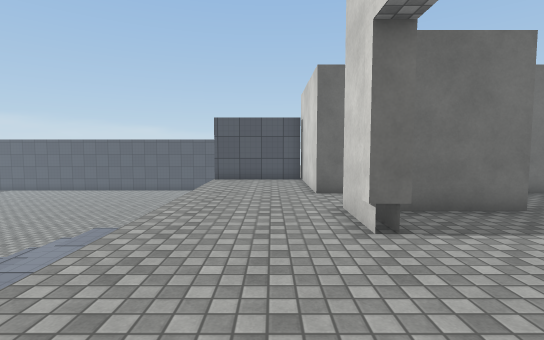
[1] (above)

21 first-person views from a walk through a 3-D level made in the Unity game engine. The camera is 1.4 m above the floor, tilts 4° down and sees 85° across. The floor is counted in squares, 1 m on a side. Each view is taken from the middle of a square. On the plan, view 1 faces up. The plan holds only what a view shows up to about 14 squares ahead; the rest is blank. The place goes on beyond the plan. The player character is not drawn. Door leaves are left out, so doorways stand open. Surface patterns are stand-ins for the level's own textures.

[2]
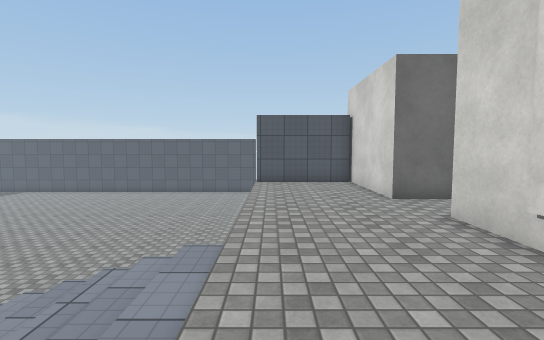

[3]
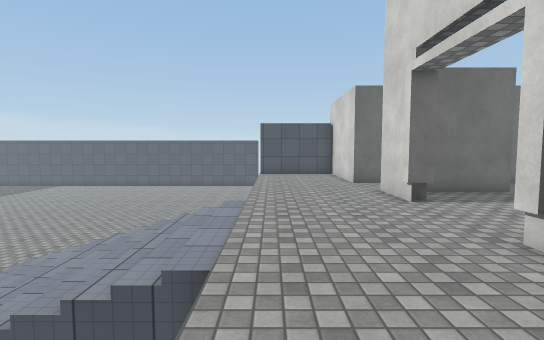

[4]
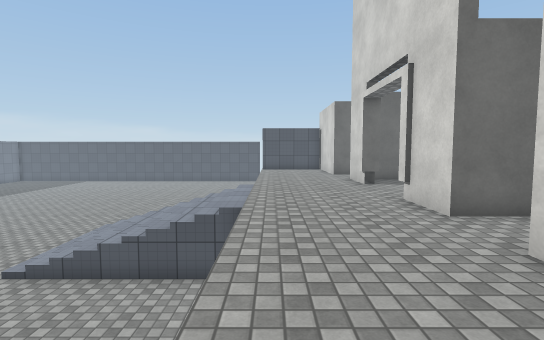

[5]
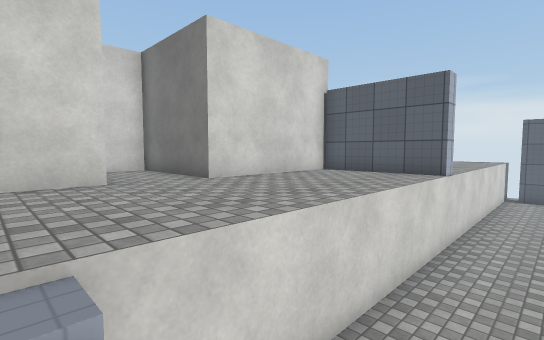

[6]
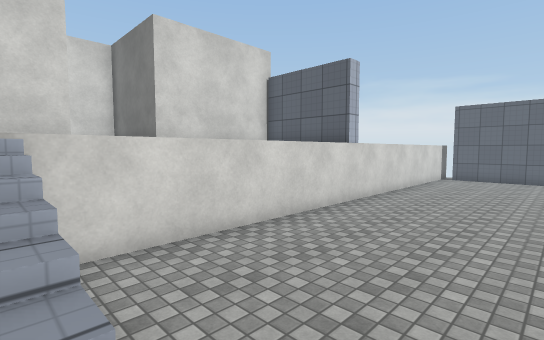

[7]
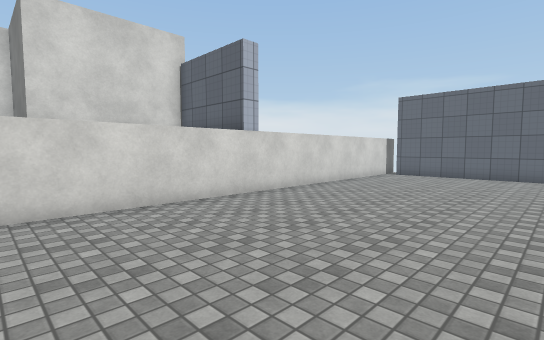

[8]
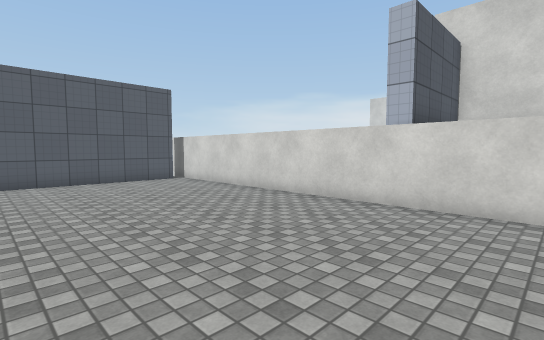

[9]
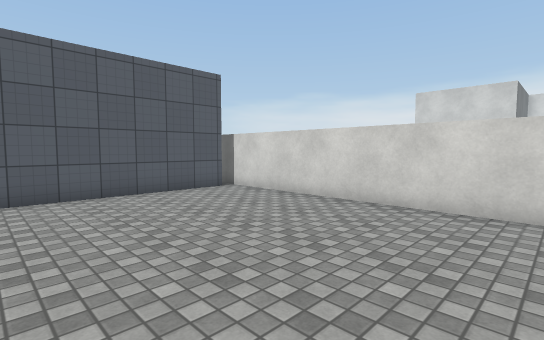

[10]
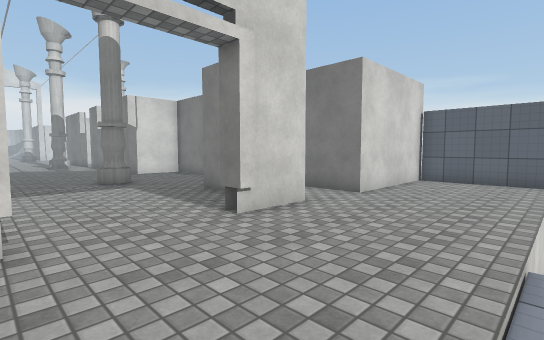

[11]
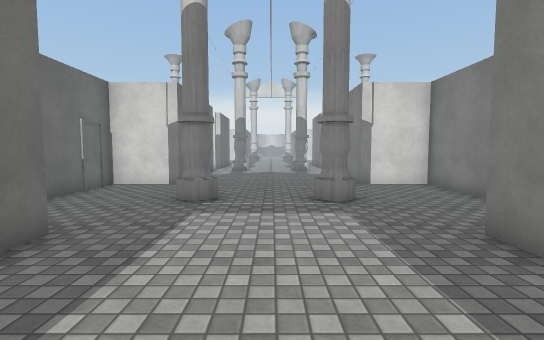

[12]
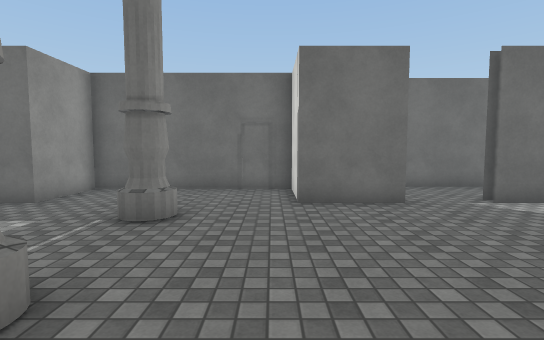

[13]
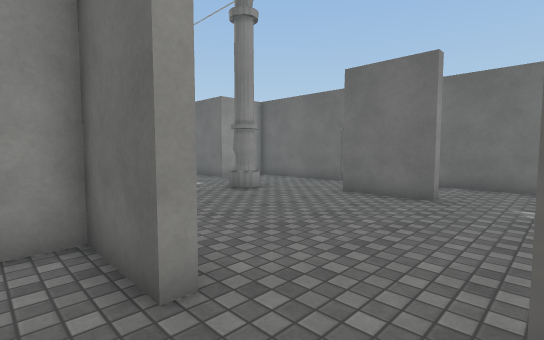

[14]
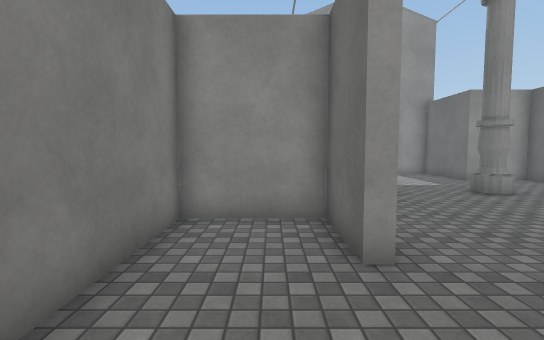

[15]
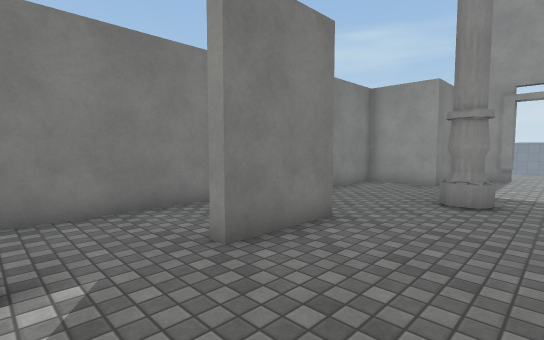

[16]
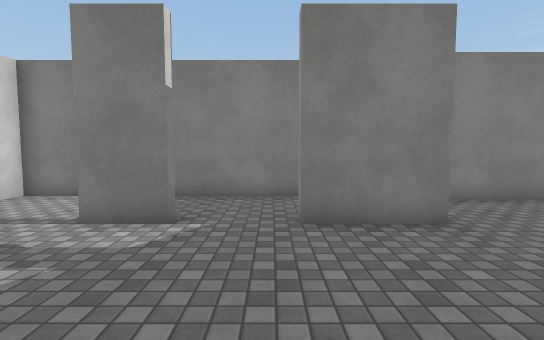

[17]
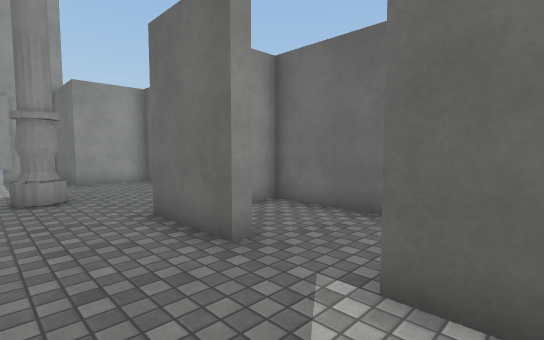

[18]
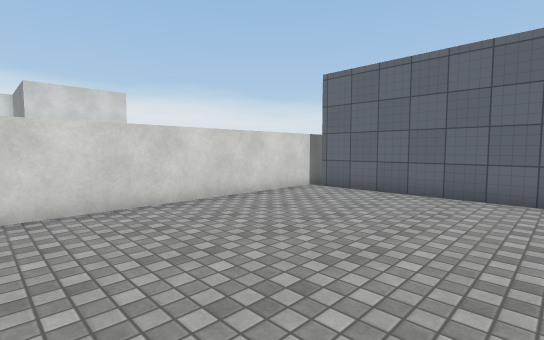

[19]
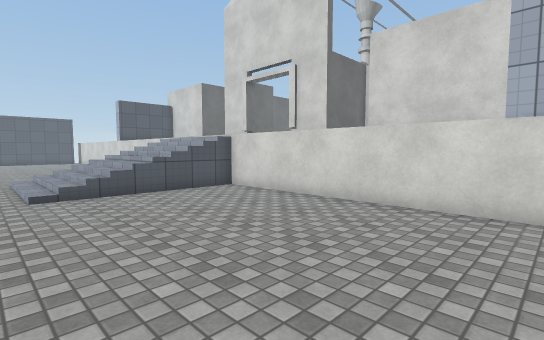

[20]
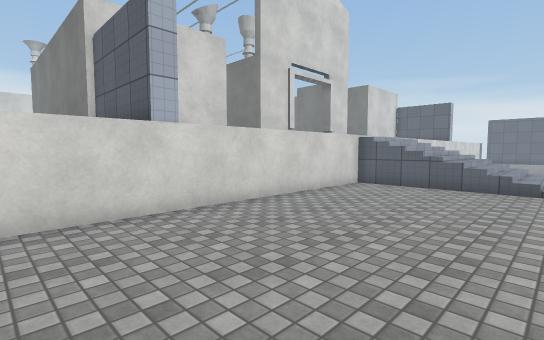

[21]
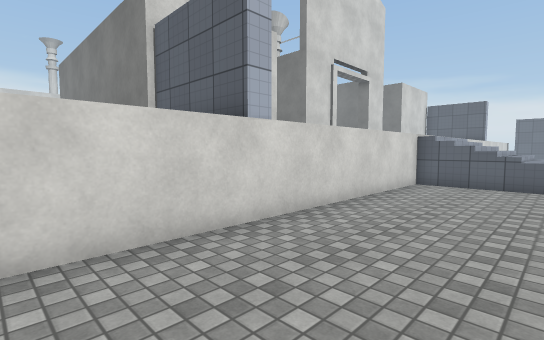

### Floor plan
Key: @ floor where view 1 was taken; # wall or solid block; . main floor; : floor 2 m higher than the main floor; / step, stairs or slope; D open door; v drop or lower ground; O other object.
Columns run from 10 left of view 1 to 19 right of it. Each row starts with its distance up from view 1.
 25 ########
 24 .......#
 23 .......#
 22 .......#
 21 .......#
 20 .......#
 19 .......#
 18 .......#
 17 .......#
 16 .......#
 15 .......#
 14 .......############
 13 .......v::::#
 12 ........::::O
 11 ........::::O
 10 ........::::#          #######
  9 ........::::##  ########::::::
  8 ........:::::   #::::::#:::::
  7 ........::::#####::::::###::##
  6 ........::::#:::::::::::::::::
  5 .//////:::::#::::::#:::::::::
  4 .//////:::::D:::::::::::::::::
  3 .//////:::::D::::::::::::::::
  2 .//////:::::D:::::::::::::::::
  1 .//////:::::#::::::#::::::::::
  0 .......#::@:#:::::::::::::::::
 -1 ........::::#####::::::###::##
 -2 ........::::::::#::::::#::::::
 -3 ........::::############::::::
 -4 ........::::#          #######
 -5 ........::::#
 -6 ........::::#
 -7 ........::::#
 -8 .......######
 -9 .......#
-10 .......#
-11 .......#
-12 .......#
-13 .......#
-14 .......#
-15 .......#
-16 .......#
-17 .......#
-18 .......#
-19 ########

Positions as (right, up) in squares from view 1, and headings:
1: (0, 0), facing up
2: (-2, 1), facing up
3: (-2, -3), facing up
4: (-2, -7), facing up
5: (-5, 1), facing down-right
6: (-8, 1), facing down-right
7: (-10, -2), facing down-right
8: (-10, 11), facing up-right
9: (-10, 15), facing up-right
10: (-3, 5), facing down-right
11: (1, 3), facing right
12: (12, -1), facing up
13: (18, -2), facing up-left
14: (19, -2), facing left
15: (18, 3), facing down-left
16: (16, 5), facing down
17: (19, 4), facing up-left
18: (-10, -9), facing down-right
19: (-10, -9), facing up-right
20: (-9, 17), facing down-right
21: (-7, 18), facing down-right
